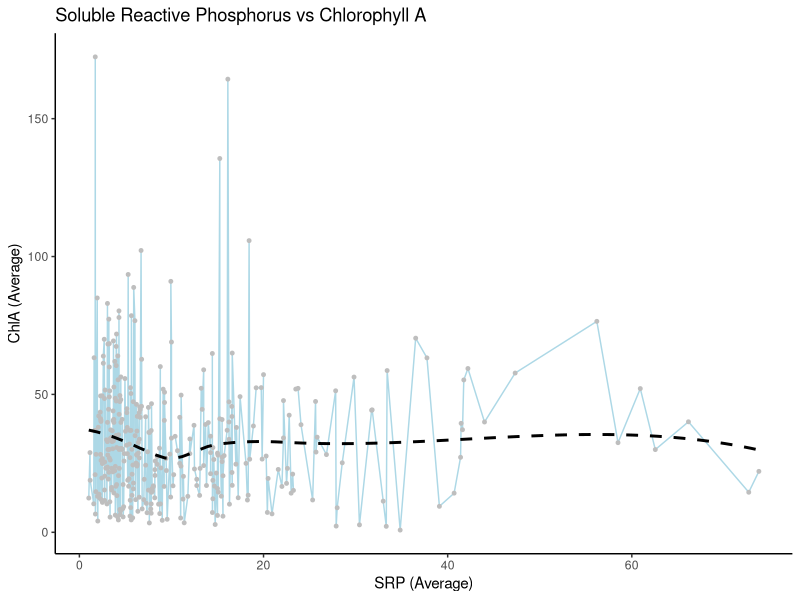
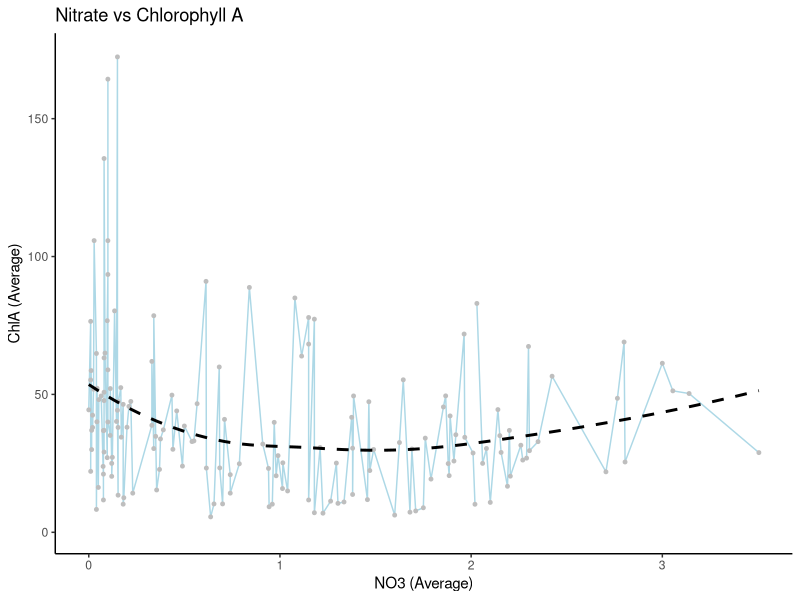
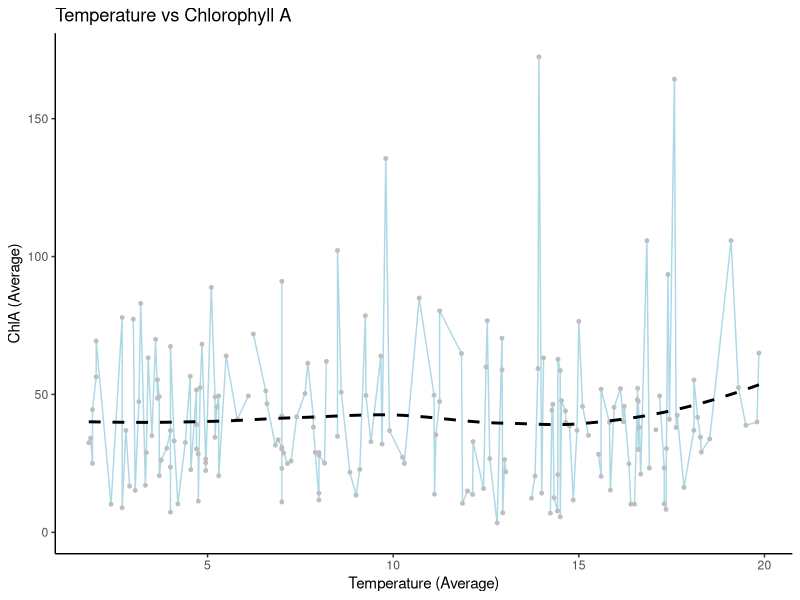
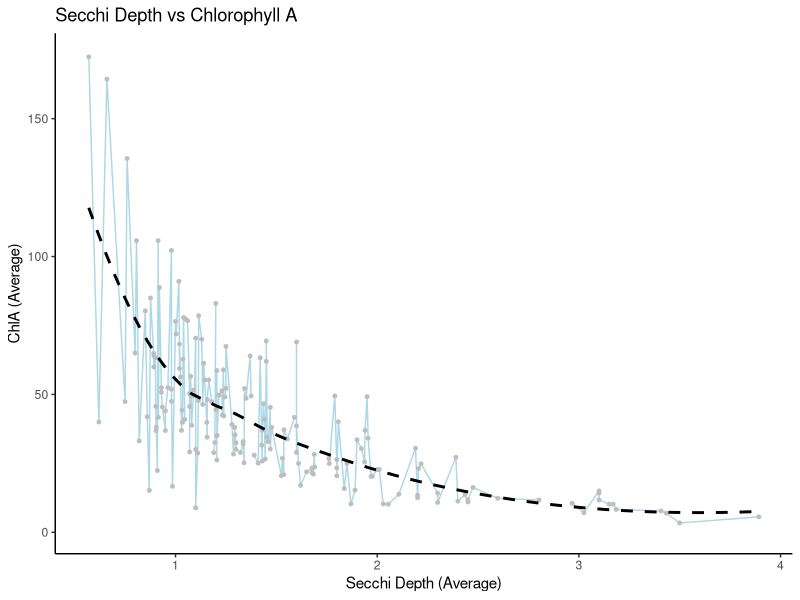
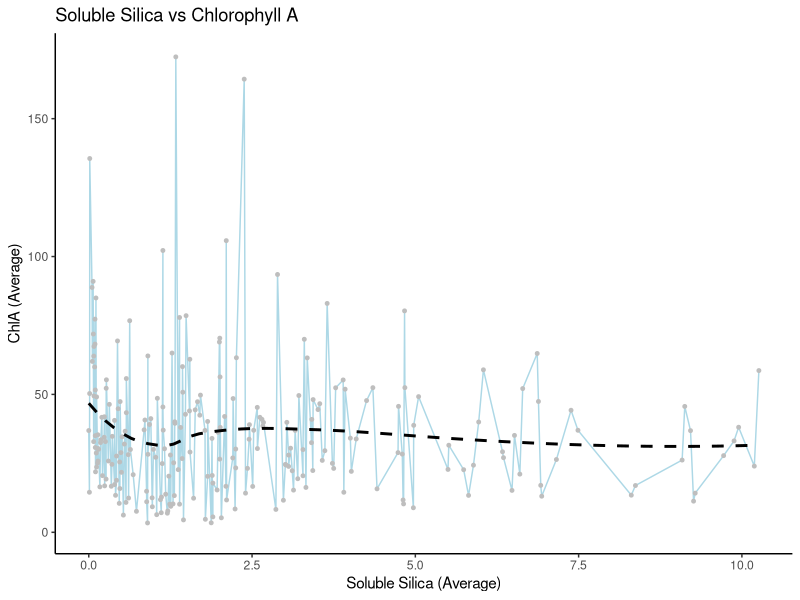
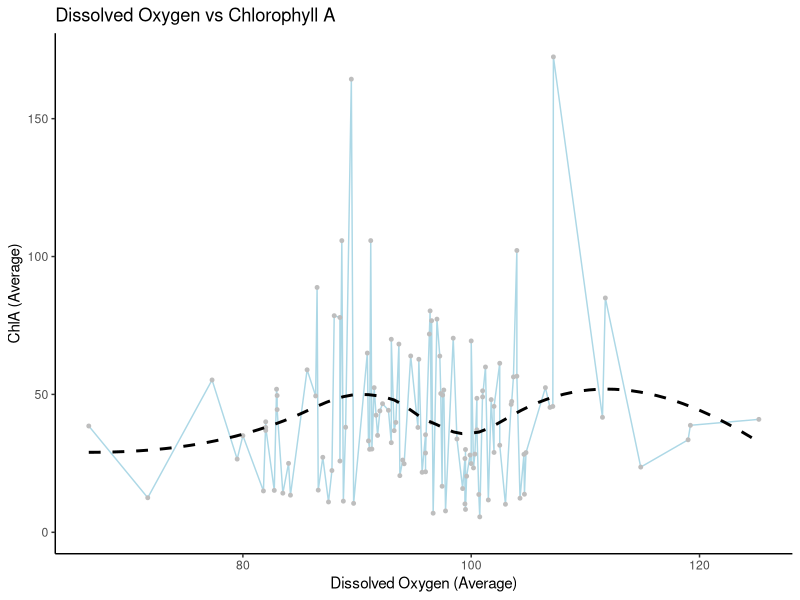
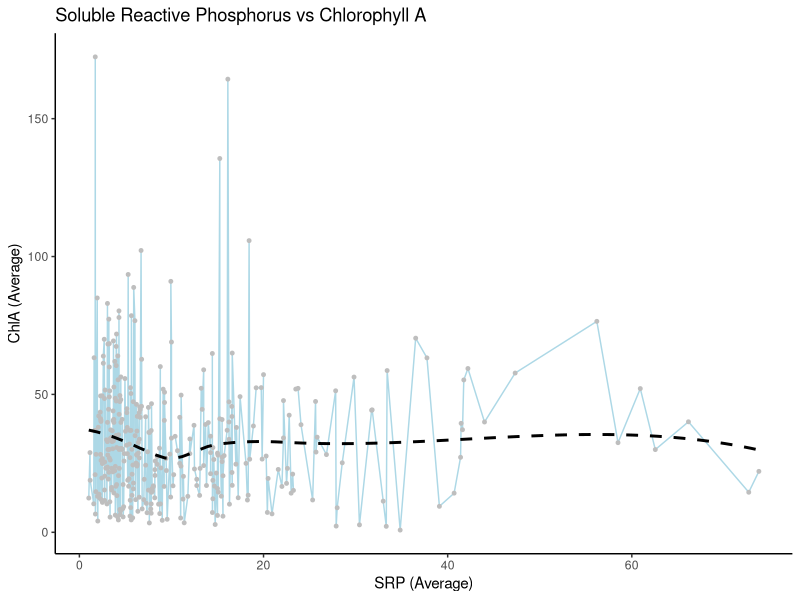
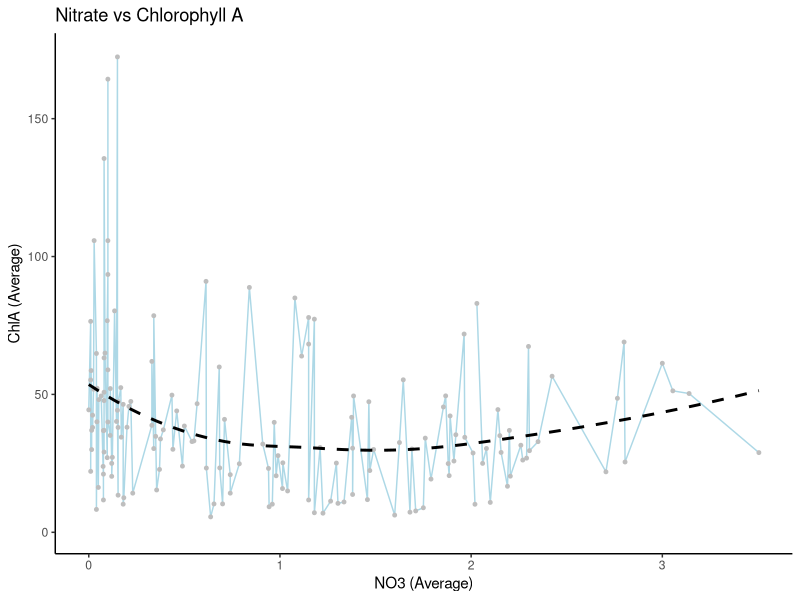

The R source for these figures, in order:
#26/2/25
#plotting relationships using monitoring data

#library 
library(tidyverse)
#install.packages("tidyverse")

#loading data
monitoring_data<-read.csv("data/raw/csv/monitoring_data_1980-2023.csv")

#checking data
View(monitoring_data)

#changing the date format
monitoring_data<-monitoring_data %>% 
  mutate(Expr1=dmy(Expr1),
         year = year(Expr1),  # Extract year
         month = month(Expr1))

View(monitoring_data)

#filtering data for only RB5 data
RB5_only <- monitoring_data %>%
  filter(!is.na(Expr1) & Expr1 >as.Date("1986-04-07")) %>%   # Keep rows where Expr1 is not NA
  select(Expr1, month, year, starts_with("RB5"))   # Keep Expr1 and columns starting with RB5

#checking data
View(RB5_only)

#averaging across months 
RB5_monthly_average<- RB5_only %>%
  group_by(year, month) %>%
  summarise(across(where(is.numeric), mean, na.rm = TRUE)) %>%  # Average numeric cols
  ungroup()%>%
  mutate(YearMonth = as.Date(paste(year, month, "01", sep = "-")))  # Create a proper date format

#checking data 
View(RB5_monthly_average)

#plot SRP vs ChlA
plot_SRPChlA<-ggplot(RB5_monthly_average, aes(x = RB5.SRP, y = RB5.ChlA)) +
  geom_line(colour="lightblue",linewidth = 0.5) +  # Line plot
  geom_point(colour="grey",size = 1) +  # Add points
  geom_smooth(linetype="dashed",se=F,colour="black")+
  labs(title = "Soluble Reactive Phosphorus vs Chlorophyll A",
       x = "SRP (Average)",
       y = "ChlA (Average)") +
  theme_classic()  # Clean theme

plot_SRPChlA

ggsave("output/monitoringdatarelationship/SRPChlA.png",plot_SRPChlA,width=16,height=8,dpi=450)

#plot NO3 vs ChlA
plot_NO3ChlA<-ggplot(RB5_monthly_average, aes(x = RB5.NO3, y = RB5.ChlA)) +
  geom_line(colour="lightblue",linewidth = 0.5) +  # Line plot
  geom_point(colour="grey",size = 1) +  # Add points
  geom_smooth(linetype="dashed",se=F,colour="black")+
  labs(title = "Nitrate vs Chlorophyll A",
       x = "NO3 (Average)",
       y = "ChlA (Average)") +
  theme_classic()  # Clean theme

plot_NO3ChlA

ggsave("output/monitoringdatarelationship/NO3ChlA.png",plot_NO3ChlA,width=16,height=8,dpi=450)

#plot temp vs ChlA
plot_tempChlA<-ggplot(RB5_monthly_average, aes(x = RB5.Temp, y = RB5.ChlA)) +
  geom_line(colour="lightblue",linewidth = 0.5) +  # Line plot
  geom_point(colour="grey",size = 1) +  # Add points
  geom_smooth(linetype="dashed",se=F,colour="black")+
  labs(title = "Temperature vs Chlorophyll A",
       x = "Temperature (Average)",
       y = "ChlA (Average)") +
  theme_classic()  # Clean theme

plot_tempChlA

ggsave("output/monitoringdatarelationship/tempChlA.png",plot_tempChlA,width=16,height=8,dpi=450)

#plot secchi depth vs ChlA
plot_SDChlA<-ggplot(RB5_monthly_average, aes(x = RB5.SD, y = RB5.ChlA)) +
  geom_line(colour="lightblue",linewidth = 0.5) +  # Line plot
  geom_point(colour="grey",size = 1) +  # Add points
  geom_smooth(linetype="dashed",se=F,colour="black")+
  labs(title = "Secchi Depth vs Chlorophyll A",
       x = "Secchi Depth (Average)",
       y = "ChlA (Average)") +
  theme_classic()  # Clean theme

plot_SDChlA

ggsave("output/monitoringdatarelationship/SDChlA.png",plot_tempChlA,width=16,height=8,dpi=450)

#plot SRSi vs ChlA
plot_SRSiChlA<-ggplot(RB5_monthly_average, aes(x = RB5.SRSi, y = RB5.ChlA)) +
  geom_line(colour="lightblue",linewidth = 0.5) +  # Line plot
  geom_point(colour="grey",size = 1) +  # Add points
  geom_smooth(linetype="dashed",se=F,colour="black")+
  labs(title = "Soluble Silica vs Chlorophyll A",
       x = "Soluble Silica (Average)",
       y = "ChlA (Average)") +
  theme_classic()  # Clean theme

plot_SRSiChlA

ggsave("output/monitoringdatarelationship/SRSiChlA.png",plot_SRSiChlA,width=16,height=8,dpi=450)

#plot DO vs ChlA
plot_DOChlA<-ggplot(RB5_monthly_average, aes(x = RB5.DO, y = RB5.ChlA)) +
  geom_line(colour="lightblue",linewidth = 0.5) +  # Line plot
  geom_point(colour="grey",size = 1) +  # Add points
  geom_smooth(linetype="dashed",se=F,colour="black")+
  labs(title = "Dissolved Oxygen vs Chlorophyll A",
       x = "Dissolved Oxygen (Average)",
       y = "ChlA (Average)") +
  theme_classic()  # Clean theme

plot_DOChlA

ggsave("output/monitoringdatarelationship/DOChlA.png",plot_DOChlA,width=16,height=8,dpi=450)
